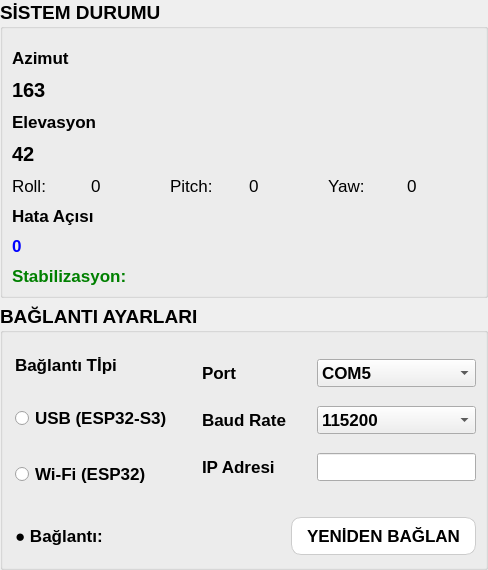
            <widget class="QWidget" name="solSutunWidget" native="true">
             <property name="sizePolicy">
              <sizepolicy hsizetype="Preferred" vsizetype="Preferred">
               <horstretch>1</horstretch>
               <verstretch>0</verstretch>
              </sizepolicy>
             </property>
             <property name="minimumSize">
              <size>
               <width>250</width>
               <height>0</height>
              </size>
             </property>
             <layout class="QVBoxLayout" name="verticalLayout_17">
              <property name="leftMargin">
               <number>0</number>
              </property>
              <property name="topMargin">
               <number>0</number>
              </property>
              <property name="rightMargin">
               <number>0</number>
              </property>
              <property name="bottomMargin">
               <number>0</number>
              </property>
              <item>
               <layout class="QVBoxLayout" name="verticalLayout_2" stretch="1,1">
                <property name="bottomMargin">
                 <number>0</number>
                </property>
                <item>
                 <widget class="QGroupBox" name="gbSistemDurum">
                  <property name="font">
                   <font>
                    <pointsize>14</pointsize>
                    <weight>75</weight>
                    <bold>true</bold>
                   </font>
                  </property>
                  <property name="styleSheet">
                   <string notr="true"/>
                  </property>
                  <property name="title">
                   <string>SİSTEM DURUMU</string>
                  </property>
                  <layout class="QVBoxLayout" name="verticalLayout_12">
                   <item>
                    <layout class="QVBoxLayout" name="verticalLayout_3">
                     <property name="spacing">
                      <number>10</number>
                     </property>
                     <property name="topMargin">
                      <number>10</number>
                     </property>
                     <item>
                      <widget class="QLabel" name="labelAzimut">
                       <property name="font">
                        <font>
                         <pointsize>13</pointsize>
                        </font>
                       </property>
                       <property name="text">
                        <string>Azimut</string>
                       </property>
                      </widget>
                     </item>
                     <item>
                      <widget class="QLabel" name="lblAzimutDeger">
                       <property name="font">
                        <font>
                         <pointsize>15</pointsize>
                         <weight>75</weight>
                         <bold>true</bold>
                        </font>
                       </property>
                       <property name="text">
                        <string>163</string>
                       </property>
                      </widget>
                     </item>
                     <item>
                      <widget class="QLabel" name="labelElevasyon">
                       <property name="font">
                        <font>
                         <pointsize>13</pointsize>
                        </font>
                       </property>
                       <property name="text">
                        <string>Elevasyon</string>
                       </property>
                      </widget>
                     </item>
                     <item>
                      <widget class="QLabel" name="lblElevasyonDeger">
                       <property name="font">
                        <font>
                         <pointsize>15</pointsize>
                         <weight>75</weight>
                         <bold>true</bold>
                        </font>
                       </property>
                       <property name="text">
                        <string>42</string>
                       </property>
                      </widget>
                     </item>
                     <item>
                      <layout class="QHBoxLayout" name="horizontalLayout_13">
                       <item>
                        <widget class="QLabel" name="labelRoll">
                         <property name="font">
                          <font>
                           <pointsize>13</pointsize>
                           <weight>50</weight>
                           <bold>false</bold>
                          </font>
                         </property>
                         <property name="text">
                          <string>Roll:</string>
                         </property>
                        </widget>
                       </item>
                       <item>
                        <widget class="QLabel" name="lblRollDeger">
                         <property name="font">
                          <font>
                           <pointsize>13</pointsize>
                           <weight>50</weight>
                           <bold>false</bold>
                          </font>
                         </property>
                         <property name="text">
                          <string>0</string>
                         </property>
                        </widget>
                       </item>
                       <item>
                        <widget class="QLabel" name="labelPitch">
                         <property name="font">
                          <font>
                           <pointsize>13</pointsize>
                           <weight>50</weight>
                           <bold>false</bold>
                          </font>
                         </property>
                         <property name="text">
                          <string>Pitch:</string>
                         </property>
                        </widget>
                       </item>
                       <item>
                        <widget class="QLabel" name="lblPitchDeger">
                         <property name="font">
                          <font>
                           <pointsize>13</pointsize>
                           <weight>50</weight>
                           <bold>false</bold>
                          </font>
                         </property>
                         <property name="text">
                          <string>0</string>
                         </property>
                        </widget>
                       </item>
                       <item>
                        <widget class="QLabel" name="labelYaw">
                         <property name="font">
                          <font>
                           <pointsize>13</pointsize>
                           <weight>50</weight>
                           <bold>false</bold>
                          </font>
                         </property>
                         <property name="text">
                          <string>Yaw: </string>
                         </property>
                        </widget>
                       </item>
                       <item>
                        <widget class="QLabel" name="lblYawDeger">
                         <property name="font">
                          <font>
                           <pointsize>13</pointsize>
                           <weight>50</weight>
                           <bold>false</bold>
                          </font>
                         </property>
                         <property name="text">
                          <string>0</string>
                         </property>
                        </widget>
                       </item>
                      </layout>
                     </item>
                     <item>
                      <widget class="QLabel" name="labelHataAcisi">
                       <property name="font">
                        <font>
                         <pointsize>13</pointsize>
                        </font>
                       </property>
                       <property name="text">
                        <string>Hata Açısı</string>
                       </property>
                      </widget>
                     </item>
                     <item>
                      <widget class="QLabel" name="lblHataAcisiDeger">
                       <property name="font">
                        <font>
                         <pointsize>13</pointsize>
                        </font>
                       </property>
                       <property name="styleSheet">
                        <string notr="true">color: blue;</string>
                       </property>
                       <property name="text">
                        <string>0</string>
                       </property>
                      </widget>
                     </item>
                     <item>
                      <widget class="QLabel" name="lblStabilizasyon">
                       <property name="enabled">
                        <bool>true</bool>
                       </property>
                       <property name="font">
                        <font>
                         <pointsize>13</pointsize>
                        </font>
                       </property>
                       <property name="styleSheet">
                        <string notr="true">color: green;</string>
                       </property>
                       <property name="text">
                        <string>Stabilizasyon: </string>
                       </property>
                      </widget>
                     </item>
                    </layout>
                   </item>
                  </layout>
                 </widget>
                </item>
                <item>
                 <widget class="QGroupBox" name="gbBaglantiAyarlari">
                  <property name="sizePolicy">
                   <sizepolicy hsizetype="Preferred" vsizetype="Preferred">
                    <horstretch>1</horstretch>
                    <verstretch>0</verstretch>
                   </sizepolicy>
                  </property>
                  <property name="font">
                   <font>
                    <pointsize>14</pointsize>
                    <weight>75</weight>
                    <bold>true</bold>
                   </font>
                  </property>
                  <property name="styleSheet">
                   <string notr="true"/>
                  </property>
                  <property name="title">
                   <string>BAĞLANTI AYARLARI</string>
                  </property>
                  <layout class="QVBoxLayout" name="verticalLayout_7">
                   <property name="leftMargin">
                    <number>12</number>
                   </property>
                   <property name="topMargin">
                    <number>12</number>
                   </property>
                   <property name="bottomMargin">
                    <number>12</number>
                   </property>
                   <item>
                    <layout class="QVBoxLayout" name="verticalLayout_6" stretch="5,2">
                     <property name="spacing">
                      <number>30</number>
                     </property>
                     <property name="sizeConstraint">
                      <enum>QLayout::SetDefaultConstraint</enum>
                     </property>
                     <item>
                      <layout class="QHBoxLayout" name="horizontalLayout_7" stretch="0,0">
                       <property name="topMargin">
                        <number>10</number>
                       </property>
                       <item>
                        <layout class="QVBoxLayout" name="verticalLayout_5" stretch="0,0,0">
                         <property name="spacing">
                          <number>-1</number>
                         </property>
                         <property name="topMargin">
                          <number>0</number>
                         </property>
                         <item>
                          <widget class="QLabel" name="label_15">
                           <property name="sizePolicy">
                            <sizepolicy hsizetype="Preferred" vsizetype="Preferred">
                             <horstretch>0</horstretch>
                             <verstretch>0</verstretch>
                            </sizepolicy>
                           </property>
                           <property name="font">
                            <font>
                             <pointsize>13</pointsize>
                            </font>
                           </property>
                           <property name="text">
                            <string>Bağlantı Tİpi</string>
                           </property>
                          </widget>
                         </item>
                         <item>
                          <widget class="QRadioButton" name="rbUSB">
                           <property name="sizePolicy">
                            <sizepolicy hsizetype="Minimum" vsizetype="Preferred">
                             <horstretch>0</horstretch>
                             <verstretch>0</verstretch>
                            </sizepolicy>
                           </property>
                           <property name="font">
                            <font>
                             <pointsize>13</pointsize>
                            </font>
                           </property>
                           <property name="text">
                            <string>USB (ESP32-S3)</string>
                           </property>
                          </widget>
                         </item>
                         <item>
                          <widget class="QRadioButton" name="rbWiFi">
                           <property name="sizePolicy">
                            <sizepolicy hsizetype="Minimum" vsizetype="Preferred">
                             <horstretch>0</horstretch>
                             <verstretch>0</verstretch>
                            </sizepolicy>
                           </property>
                           <property name="font">
                            <font>
                             <pointsize>13</pointsize>
                            </font>
                           </property>
                           <property name="text">
                            <string>Wi-Fi (ESP32)</string>
                           </property>
                          </widget>
                         </item>
                        </layout>
                       </item>
                       <item>
                        <layout class="QGridLayout" name="gridLayout_5" columnstretch="0,0">
                         <property name="topMargin">
                          <number>0</number>
                         </property>
                         <property name="verticalSpacing">
                          <number>15</number>
                         </property>
                         <item row="0" column="1">
                          <widget class="QComboBox" name="cboxPort">
                           <property name="font">
                            <font>
                             <pointsize>13</pointsize>
                            </font>
                           </property>
                           <item>
                            <property name="text">
                             <string>COM5</string>
                            </property>
                           </item>
                           <item>
                            <property name="text">
                             <string>COM4</string>
                            </property>
                           </item>
                          </widget>
                         </item>
                         <item row="1" column="1">
                          <widget class="QComboBox" name="cboxBaudRate">
                           <property name="font">
                            <font>
                             <pointsize>13</pointsize>
                            </font>
                           </property>
                           <item>
                            <property name="text">
                             <string>115200</string>
                            </property>
                           </item>
                           <item>
                            <property name="text">
                             <string>9600</string>
                            </property>
                           </item>
                          </widget>
                         </item>
                         <item row="2" column="1">
                          <widget class="QLineEdit" name="leIPAdresi">
                           <property name="font">
                            <font>
                             <pointsize>13</pointsize>
                            </font>
                           </property>
                          </widget>
                         </item>
                         <item row="1" column="0">
                          <widget class="QLabel" name="labelBaudRate">
                           <property name="font">
                            <font>
                             <pointsize>13</pointsize>
                            </font>
                           </property>
                           <property name="text">
                            <string>Baud Rate</string>
                           </property>
                          </widget>
                         </item>
                         <item row="0" column="0">
                          <widget class="QLabel" name="labelPort">
                           <property name="font">
                            <font>
                             <pointsize>13</pointsize>
                            </font>
                           </property>
                           <property name="text">
                            <string>Port</string>
                           </property>
                          </widget>
                         </item>
                         <item row="2" column="0">
                          <widget class="QLabel" name="labelIPAdresi">
                           <property name="font">
                            <font>
                             <pointsize>13</pointsize>
                            </font>
                           </property>
                           <property name="text">
                            <string>IP Adresi</string>
                           </property>
                          </widget>
                         </item>
                        </layout>
                       </item>
                      </layout>
                     </item>
                     <item>
                      <layout class="QHBoxLayout" name="horizontalLayout_6" stretch="0,0,0">
                       <item>
                        <widget class="QLabel" name="lblBaglantiDurum">
                         <property name="sizePolicy">
                          <sizepolicy hsizetype="Preferred" vsizetype="Preferred">
                           <horstretch>0</horstretch>
                           <verstretch>0</verstretch>
                          </sizepolicy>
                         </property>
                         <property name="font">
                          <font>
                           <pointsize>13</pointsize>
                          </font>
                         </property>
                         <property name="text">
                          <string>● Bağlantı: </string>
                         </property>
                        </widget>
                       </item>
                       <item>
                        <spacer name="horizontalSpacer_2">
                         <property name="orientation">
                          <enum>Qt::Horizontal</enum>
                         </property>
                         <property name="sizeHint" stdset="0">
                          <size>
                           <width>40</width>
                           <height>20</height>
                          </size>
                         </property>
                        </spacer>
                       </item>
                       <item>
                        <widget class="QPushButton" name="btnYenidenBaglan">
                         <property name="font">
                          <font>
                           <pointsize>13</pointsize>
                          </font>
                         </property>
                         <property name="styleSheet">
                          <string notr="true">QPushButton {
background-color: white; color: black; border-radius: 10px; border: 1px solid #cccccc; padding: 8px 15px; 
}

QPushButton:hover {
background-color: #eeeeee;
}

QPushButton:pressed {
background-color: #cccccc;
}

</string>
                         </property>
                         <property name="text">
                          <string>YENİDEN BAĞLAN</string>
                         </property>
                        </widget>
                       </item>
                      </layout>
                     </item>
                    </layout>
                   </item>
                  </layout>
                 </widget>
                </item>
               </layout>
              </item>
             </layout>
            </widget>
